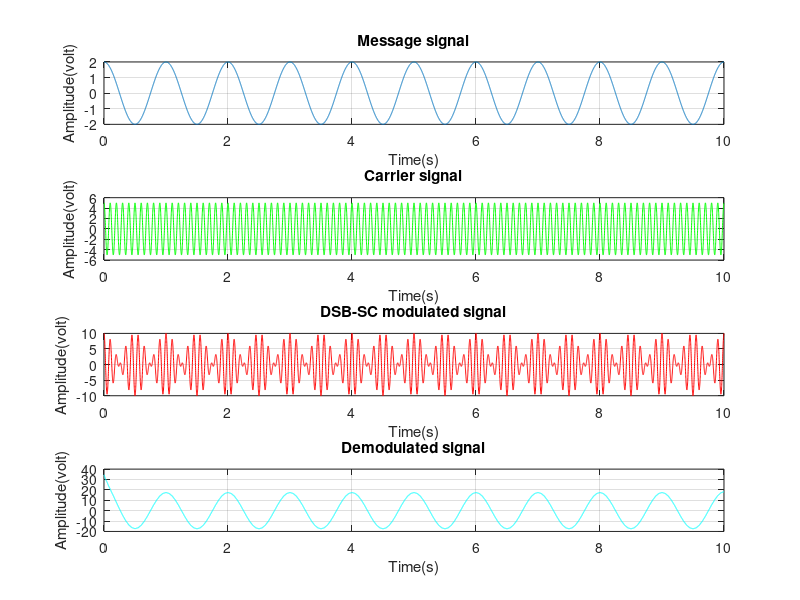

Recreate this plot in MATLAB.
clc;
close all;
clear all;

fs=1000;
ts=1/fs;
t=(0:ts:10);

am=2;
ac=5;
fm=1;
fc=10;
mt=am.*cos(2*pi*fm*t);
ct=ac.*cos(2*pi*fc*t);
st=mt.*ct;
wt=st.*ct;

Wp=400;
jk="low";
[kj,mn]=butter(1,.003,jk);
yz=filtfilt(kj,mn,wt);

subplot(411);
plot(t,mt);
title("Message signal");
xlabel("Time(s)");
ylabel("Amplitude(volt)")
grid on;

subplot(412);
plot(t,ct,"g");
title("Carrier signal");
xlabel("Time(s)");
ylabel("Amplitude(volt)")
grid on;

subplot(413);
plot(t,st,"r");
title("DSB-SC modulated signal");
xlabel("Time(s)");
ylabel("Amplitude(volt)")
grid on;

subplot(414);
plot(t,yz,"c");
title("Demodulated signal");
xlabel("Time(s)");
ylabel("Amplitude(volt)")
grid on;
